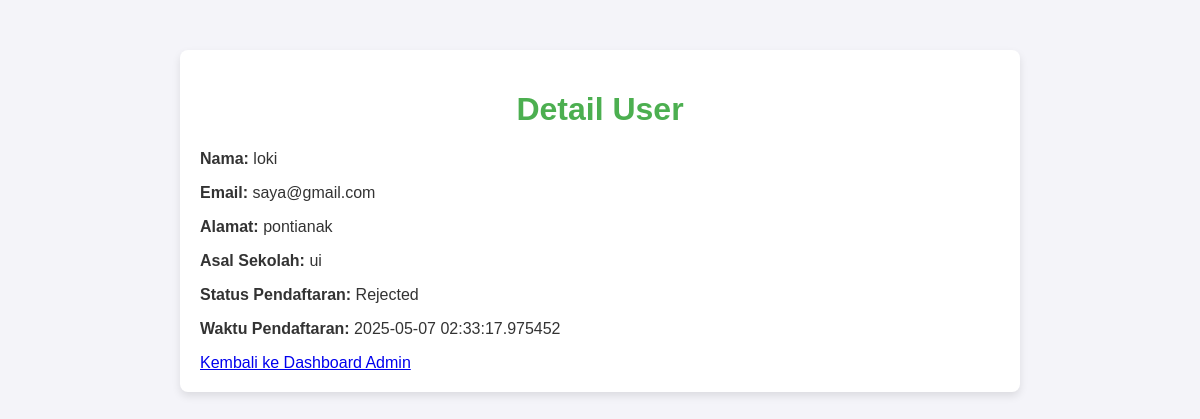
/user_detail/1, run on an earlier commit of the app's database.
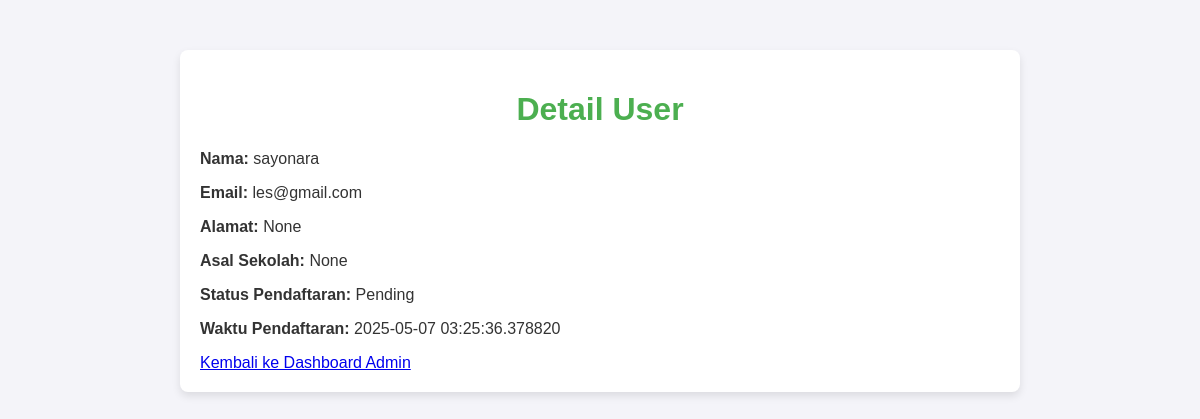
And on a later commit of the database.
### models.py (models this page shows)
class User(db.Model):
    id = db.Column(db.Integer, primary_key=True)
    name = db.Column(db.String(100), nullable=False)
    email = db.Column(db.String(100), unique=True, nullable=False)
    password = db.Column(db.String(100), nullable=False)
    status = db.Column(db.String(20), default='Pending')  # Pending, Approved, Rejected
    school = db.Column(db.String(100), nullable=True)  # Asal sekolah
    address = db.Column(db.String(200), nullable=True)  # Data diri
    created_at = db.Column(db.DateTime, default=datetime.utcnow)  # Waktu pendaftaran

### app.py (the view)
@app.route('/user_detail/<int:user_id>')
def user_detail(user_id):
    user = User.query.get(user_id)
    if not user:
        flash('User tidak ditemukan.')
        return redirect(url_for('dashboard_admin'))
    return render_template('user_detail.html', user=user)

### templates/user_detail.html (shortened to what this page needs)
<!DOCTYPE html>
<html>
<head>
    <link rel="stylesheet" type="text/css" href="{{ url_for('static', filename='css/styles.css') }}">
</head>
<body>
    <div class="container">
        <h1>Detail User</h1>
        <p><strong>Nama:</strong> {{ user.name }}</p>
        <p><strong>Email:</strong> {{ user.email }}</p>
        <p><strong>Alamat:</strong> {{ user.address }}</p>
        <p><strong>Asal Sekolah:</strong> {{ user.school }}</p>
        <p><strong>Status Pendaftaran:</strong> {{ user.status }}</p>
        <p><strong>Waktu Pendaftaran:</strong> {{ user.created_at }}</p>
        <a href="{{ url_for('dashboard_admin') }}" class="btn">Kembali ke Dashboard Admin</a>
    </div>
</body>
</html>

### static/css/styles.css (style rules this page uses)
body { font-family: Arial, sans-serif; margin: 0; padding: 0; background-color: #f4f4f9; color: #333; }
.container { max-width: 800px; margin: 50px auto; padding: 20px; background: #fff; border-radius: 8px; box-shadow: 0 4px 8px rgba(0, 0, 0, 0.1); }
h1 { text-align: center; color: #4CAF50; }

What changed in the data, as far as the page shows it:
changed User: name "loki" → "sayonara"; email "saya@gmail.com" → "les@gmail.com"; address "pontianak" → "None"; school "ui" → "None"; status "Rejected" → "Pending"; created_at "2025-05-07 02:33:17.975452" → "2025-05-07 03:25:36.378820"
